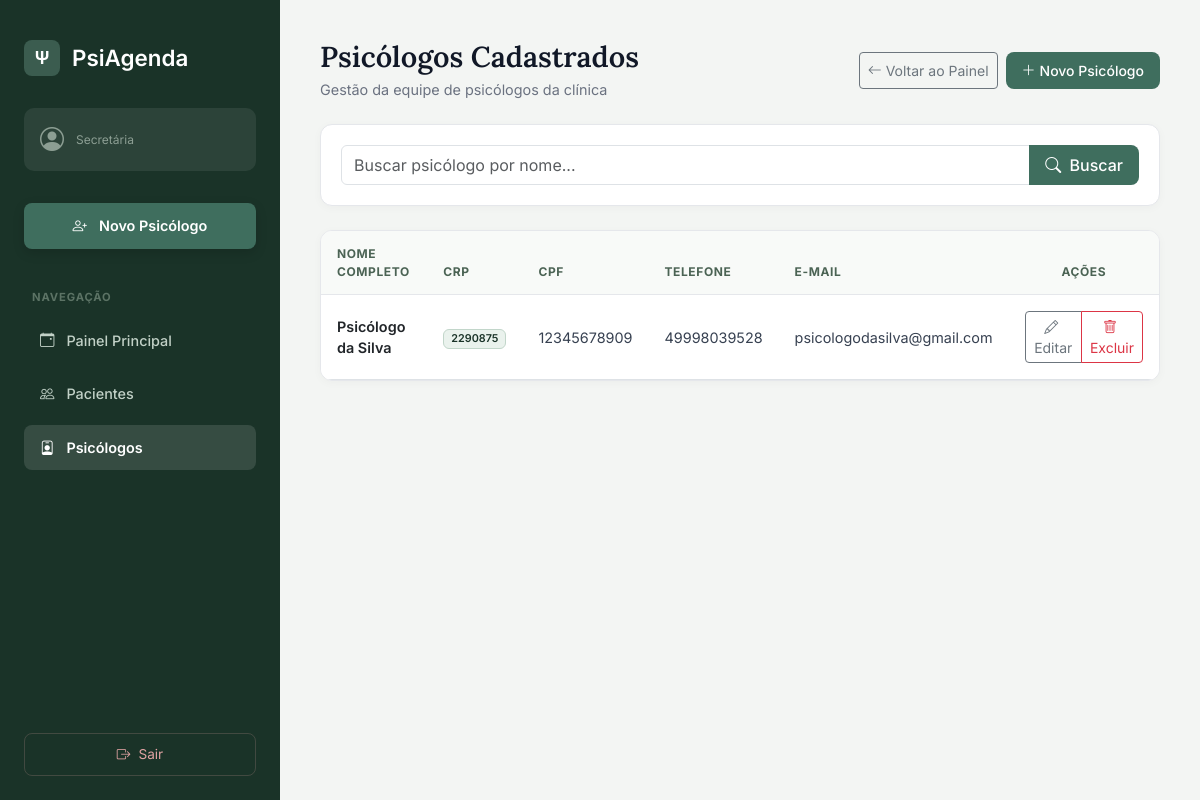
Before: /psicologos/ with the older database file.
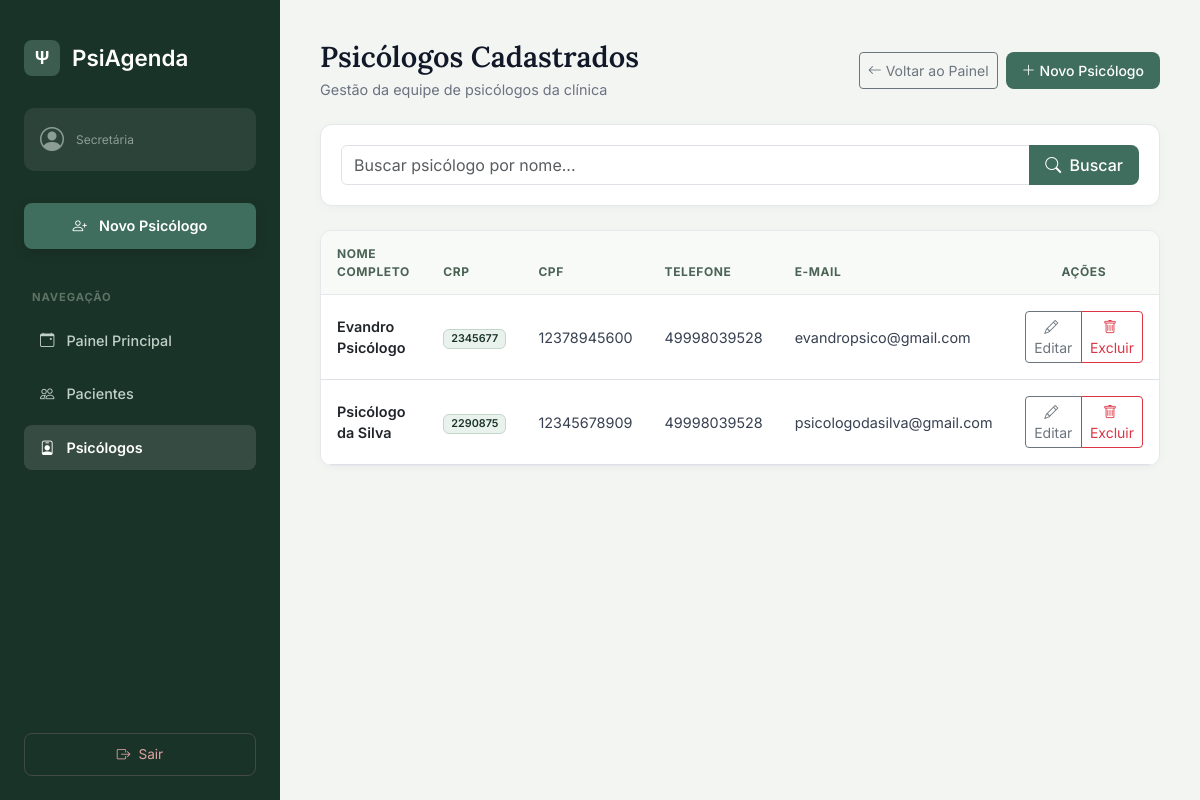
After: the same page with the newer database file.
### agendamentos/models.py (models this page shows, shortened)
class Psicologo(models.Model):
  usuario = models.OneToOneField(
      User, on_delete=models.CASCADE, related_name='perfil_psicologo'
  )
  nome_completo = models.CharField(max_length=150)
  cpf = models.CharField(max_length=14, unique=True)
  crp = models.CharField(max_length=20, unique=True)
  data_nascimento = models.DateField()
  telefone = models.CharField(max_length=20)
  email = models.EmailField(unique=True)
  endereco = models.CharField(max_length=255)
  ativo = models.BooleanField(default=True)
  class Meta:
    verbose_name = 'Psicólogo'
    verbose_name_plural = 'Psicólogos'
    ordering = ['nome_completo']

### agendamentos/views.py (the view)
# urls.py: path('psicologos/', views.listar_psicologos, name='listar_psicologos'),
def listar_psicologos(request):
    busca = request.GET.get('busca', '')
    psicologos = Psicologo.objects.all()
    if busca:
        psicologos = psicologos.filter(nome_completo__icontains=busca)
    return render(request, 'agendamentos/listar_psicologos.html', {'psicologos': psicologos, 'busca': busca})

### agendamentos/templates/agendamentos/listar_psicologos.html (shortened to what the changed rows need)
<!DOCTYPE html>
<html lang="pt-br">
<head>
    <link href="https://cdn.jsdelivr.net/npm/bootstrap@5.3.0/dist/css/bootstrap.min.css" rel="stylesheet">
    <link rel="stylesheet" href="https://cdn.jsdelivr.net/npm/bootstrap-icons@1.10.5/font/bootstrap-icons.css">
</head>
<body>
<main class="main-content">
    <div class="d-flex justify-content-between align-items-center mb-4">
        <div>
            <h1 class="header-title">Psicólogos Cadastrados</h1>
        </div>
    </div>
    <div class="card-custom">
        <div class="table-responsive">
            <table class="table table-hover align-middle mb-0">
                <thead>
                    <tr>
                        <th>Nome Completo</th>
                        <th>CRP</th>
                        <th>CPF</th>
                        <th>Telefone</th>
                        <th>E-mail</th>
                        <th class="text-center">Ações</th>
                    </tr>
                </thead>
                <tbody>
                    {% for psicologo in psicologos %}
                    <tr>
                        <td class="fw-semibold text-dark">{{ psicologo.nome_completo }}</td>
                        <td><span class="badge badge-crp">{{ psicologo.crp }}</span></td>
                        <td>{{ psicologo.cpf }}</td>
                        <td>{{ psicologo.telefone }}</td>
                        <td>{{ psicologo.email|default:"-" }}</td>
                        <td class="text-center">
                            <div class="btn-group btn-group-sm" role="group">
                                <a href="{% url 'editar_psicologo' psicologo.pk %}" class="btn btn-outline-secondary" title="Editar">
                                    <i class="bi bi-pencil me-1"></i> Editar
                                </a>
                                <a href="{% url 'deletar_psicologo' psicologo.pk %}" class="btn btn-outline-danger" title="Excluir">
                                    <i class="bi bi-trash me-1"></i> Excluir
                                </a>
                            </div>
                        </td>
                    </tr>
                    {% endfor %}
                </tbody>
            </table>
        </div>
    </div>
</main>
</body>
</html>

Changed rows visible on the page:
added Psicologo: nome_completo "Evandro Psicólogo", crp "2345677", cpf "12378945600", telefone "49998039528", email "evandropsico@gmail.com"
